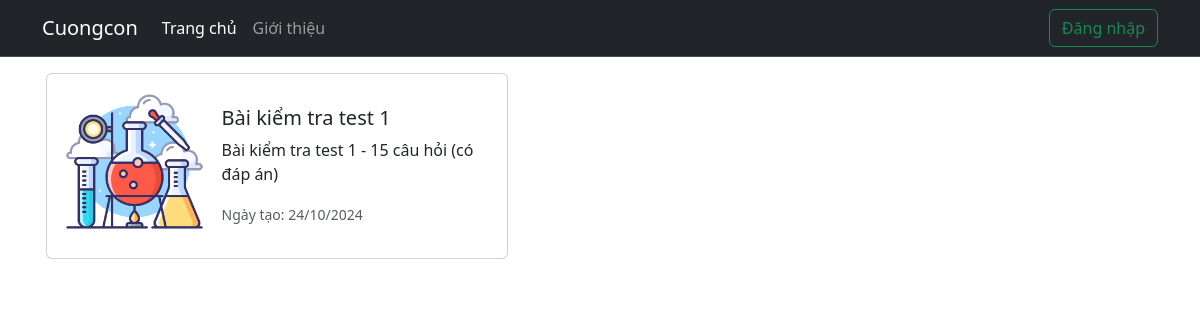
The app's page /, older data.
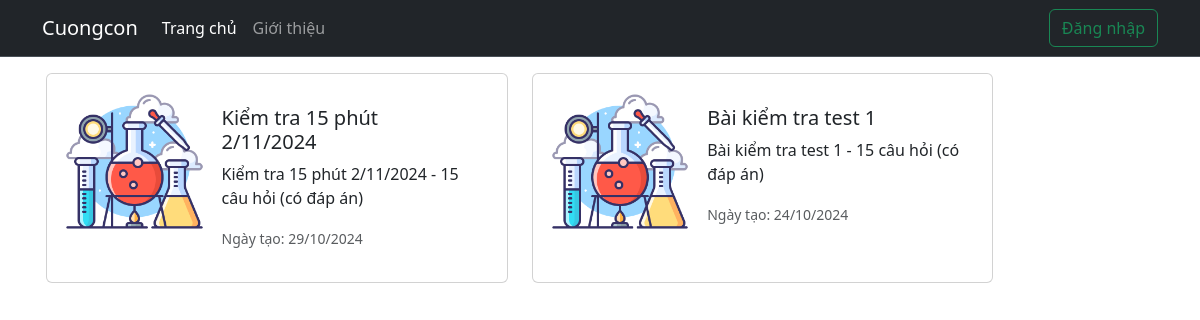
The same page, newer data.
### quiz/models/quiz.py (models this page shows, shortened)
class CommonAbstract(models.Model):
    created_at = models.DateTimeField(editable=False, null=True, blank=True, verbose_name='Thời điểm tạo')
    updated_at = models.DateTimeField(auto_now_add=True, verbose_name='Thời điểm cập nhật')
    class Meta:
        ordering = ('-created_at',)
        abstract = True

class Exam(CommonAbstract):
    id = models.AutoField(auto_created=True, primary_key=True, serialize=False, verbose_name='ID')
    title = models.CharField(max_length=255, verbose_name='Tên bài kiểm tra')
    room_name = models.CharField(max_length=255, verbose_name='Tên phòng thi')
    start_time = models.DateTimeField(verbose_name='Thời gian bắt đầu')
    finish_time = models.DateTimeField(verbose_name='Thời gian kết thúc')
    time_todo = models.IntegerField(default=15, verbose_name='Thời gian làm bài (phút)')
    room_code = models.CharField(max_length=15, unique=True, verbose_name='Mã phòng thi')
    created_by = models.CharField(max_length=255, verbose_name='Người tạo')
    class Meta:
        ordering = ('-created_at',)
        verbose_name = 'QL Bài kiểm tra'
        verbose_name_plural = 'QL Bài kiểm tra'
        db_table = 'exams'

### quiz/views/index.py (the view)
# urls.py: path('', index_view, name='index'),
def index_view(request):
    exams = Exam.objects.order_by('-created_at')
    return render(request, 'quiz/index.html', {'exams': exams}, status=200)

### templates/quiz/index.html (shortened to what this page needs)
{% extends 'base.html' %}
{% load static %}
{% block content %}
<nav class="navbar navbar-expand-lg bg-dark border-bottom border-body" data-bs-theme="dark">
    <div class="container">
      <a class="navbar-brand" href="#">Cuongcon</a>
      <div class="collapse navbar-collapse" id="navbarSupportedContent">
        <ul class="navbar-nav me-auto mb-2 mb-lg-0">
          <li class="nav-item">
            <a class="nav-link active" aria-current="page" href="#">Trang chủ</a>
          </li>
          <li class="nav-item">
            <a class="nav-link" href="#">Giới thiệu</a>
          </li>
        </ul>
        {% if request.user.is_authenticated %}
          <span class="text-white" style="margin-right: 8px;">{{request.user.username}}</span>
          <a href="{% url 'logout' %}" class="btn btn-outline-success">Đăng xuất</a>
        {% else %}
          <a class="btn btn-outline-success" href="{% url 'login' %}">Đăng nhập</a>
        {% endif %}
      </div>
    </div>
</nav>
<div class="container p-3 row" style="margin: 0 auto;">
  {% for exam in exams %}
    <a class="card mb-3 col-5 nav-link p-3" style="margin-right: 24px;" href="{% url 'exam' exam.id %}">
      <div class="">
        <div class="row g-0">
          <div class="col-md-4">
            <img src="{% static 'assets/images/laboratory.png' %}" class="img-fluid rounded-start" alt="{{exam.title}}">
          </div>
          <div class="col-md-8">
            <div class="card-body">
              <h5 class="card-title">{{exam.title}}</h5>
              <p class="card-text">{{exam.title}} - 15 câu hỏi (có đáp án)</p>
              <p class="card-text"><small class="text-body-secondary">Ngày tạo: {{exam.created_at|date:"d/m/Y"}}</small></p>
            </div>
          </div>
        </div>
      </div>
    </a>
  {% endfor %}
</div>
{% endblock content %}

### templates/base.html (shortened to what this page needs)
<!DOCTYPE html>
{% load static %}
<html lang="en">
<head>
    <link rel="stylesheet" href="https://cdnjs.cloudflare.com/ajax/libs/font-awesome/6.6.0/css/all.min.css" />
    <link href="https://cdn.jsdelivr.net/npm/bootstrap@5.3.3/dist/css/bootstrap.min.css" rel="stylesheet">
    <link rel="stylesheet" href="{% static 'assets/css/base.css' %}">
</head>
<body>
    {% block content %}
    {% endblock content %}
</body>
</html>

### static/assets/css/base.css (style rules this page uses)
* { margin: 0; padding: 0; box-sizing: border-box; }
.log-reg-section form, p { width: 100%; }
ul { list-style: none; }

Row changes from the older to the newer data that the page shows:
added Exam: title "Kiểm tra 15 phút 2/11/2024", created_at "29/10/2024"
